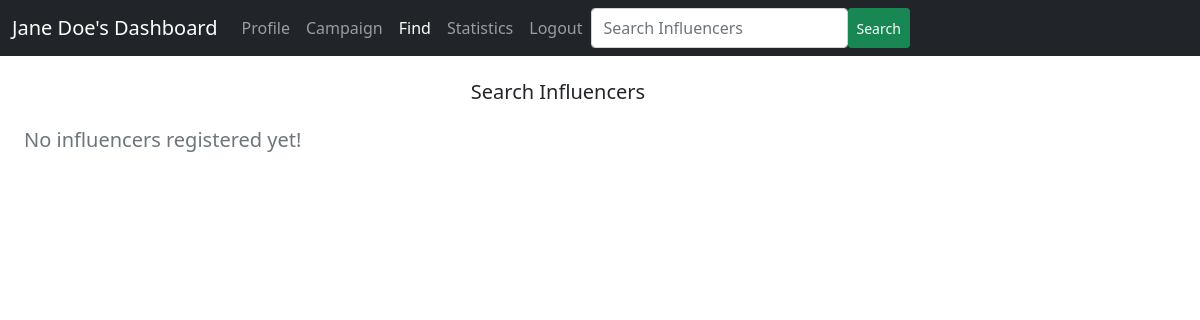
/sponsor_find/1, run on an earlier commit of the app's database.
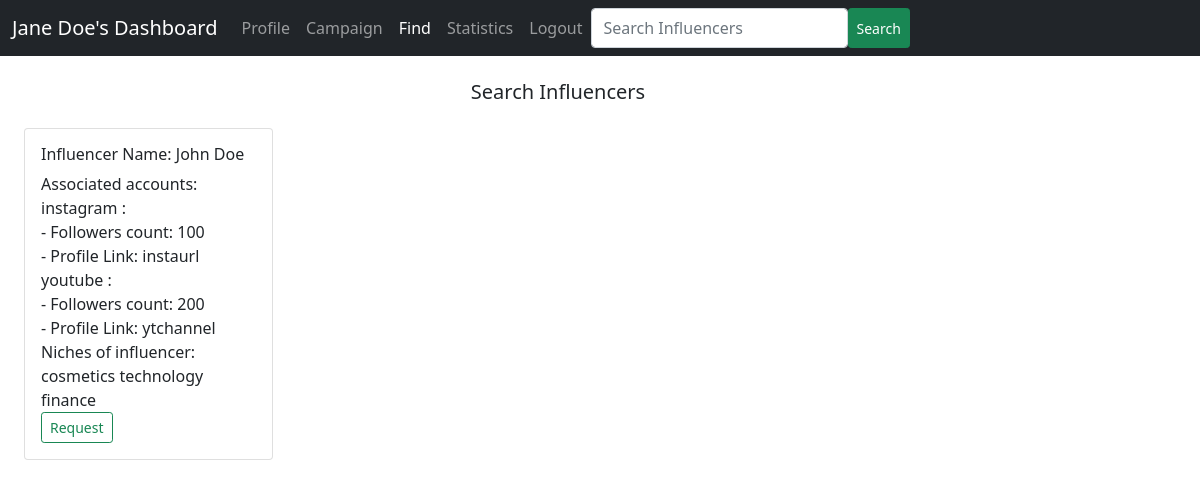
And on a later commit of the database.
### backend/models.py (models this page shows)
class Sponsor(db.Model):
    __tablename__ = 'sponsor'
    id = db.Column(db.Integer, primary_key=True)
    first_name = db.Column(db.String, nullable=False)
    last_name = db.Column(db.String)
    username = db.Column(db.String, unique=True, nullable=False)
    password = db.Column(db.String, nullable=False)
    industry = db.Column(db.String, nullable=False)
    budget = db.Column(db.Float, nullable=False)
    email = db.Column(db.String, unique=True, nullable=False)
    type = db.Column(db.Enum('company', 'individual'), nullable=False)
    flagged = db.Column(db.Boolean, default=False)
    campaign = db.relationship('Campaign', backref='sponsor')

class Influencer(db.Model):
    __tablename__ = 'influencer'
    id = db.Column(db.Integer, primary_key=True)
    first_name = db.Column(db.String, nullable=False)
    last_name = db.Column(db.String)
    age = db.Column(db.Integer, nullable=False)
    username = db.Column(db.String, unique=True, nullable=False)
    password = db.Column(db.String, nullable=False)
    email = db.Column(db.String, unique=True, nullable=False)
    earning = db.Column(db.Integer, default=0)
    profile_pic = db.Column(db.String)
    flagged = db.Column(db.Boolean, default=False)
    reach = db.relationship('Reach', backref='influencer')
    ad_request = db.relationship('Ad_Request', backref='influencer')
    influencer_niche = db.relationship('Influencer_Niche', backref='influencer')

class Reach(db.Model):
    __tablename__ = 'reach'
    id = db.Column(db.Integer, primary_key=True)
    influencer_id = db.Column(db.Integer, db.ForeignKey('influencer.id'), nullable=False)
    platform = db.Column(db.Enum('instagram', 'twitter', 'youtube', 'linkedin'), nullable=False)
    followers = db.Column(db.Integer, nullable=False)
    profile_link = db.Column(db.String, nullable=False)

class Niche(db.Model):
    __tablename__ = 'niche'
    id = db.Column(db.Integer, primary_key=True)
    name = db.Column(db.String, nullable=False)
    influencer_niche = db.relationship('Influencer_Niche', backref='niche')
    ad_request = db.relationship('Ad_Request', backref='niche')

### backend/controllers.py (the view)
@app.route('/sponsor_find/<int:sponsor_id>', methods=['GET', 'POST'])
def sponsor_find(sponsor_id):
    sponsor = Sponsor.query.filter_by(id=sponsor_id).first()
    return render_template('sponsor_find.html', first_name=sponsor.first_name, last_name=sponsor.last_name, sponsor_id=sponsor_id, all_influencers=fetch_influencer_details_for_sponsor())

### templates/sponsor_find.html (shortened to what this page needs)
<!DOCTYPE html>
<html lang="en">
<head>
    <link href="https://cdn.jsdelivr.net/npm/bootstrap@5.0.2/dist/css/bootstrap.min.css" rel="stylesheet">
</head>
<body>
    <div id="container">
        <div id="panel">
            <nav class="navbar navbar-expand-lg navbar-dark bg-dark">
                <div class="container-fluid">
                    <label class="navbar-brand">{{ first_name }} {{ last_name }}'s Dashboard</label>
                    <div class="collapse navbar-collapse" id="navbarNavAltMarkup">
                        <div class="navbar-nav">
                            <a class="nav-link" href="/sponsor_dashboard/{{ sponsor_id }}">Profile</a>
                            <a class="nav-link" href="/sponsor_all_campaigns/{{ sponsor_id }}">Campaign</a>
                            <a class="nav-link active" href="/sponsor_find/{{ sponsor_id }}">Find</a>
                            <a class="nav-link" href="#">Statistics</a>
                            <a class="nav-link" href="#">Logout</a>
                            <input class="form-control" type="search" placeholder="Search Influencers" aria-label="Search">
                            <button type="submit" class="btn btn-success btn-sm">Search</button>
                        </div>
                    </div>
                </div>
            </nav>
        </div>
        <div class="container row">
            <h5 class="text-center my-4">Search Influencers</h5>
            {% if all_influencers %}
                {% for key, value in all_influencers.items() %}
                    <div class="col-sm-3">
                        <div class="card">
                            <div class="card-body">
                                <h6 class="card-title">Influencer Name: {{ value.fname }} {{ value.lname }}</h6>
                                <p class="card-text">
                                    Associated accounts: <br>
                                    {% for account, info in value.social_accounts.items() %}
                                        {{ account }} : <br>
                                        - Followers count: {{ info.followers }} <br>
                                        - Profile Link: {{ info.url }} <br>
                                    {% endfor %}
                                    Niches of influencer: <br>
                                    {% for niche in value.niches %}
                                        {{ niche }}
                                    {% endfor %} <br>
                                    <button type="submit" class="btn btn-outline-success btn-sm">Request</button>
                                </p>
                            </div>
                        </div>
                    </div>
                {% endfor %}
            {% else %}
                <h5 class="text-secondary">No influencers registered yet!</h5>
            {% endif %}
        </div>
    </div>
</body>
</html>

What changed in the data, as far as the page shows it:
now on this page (row unchanged): Influencer: fname "John", lname "Doe"
added Reach: platform "instagram", followers "100", url "instaurl"
added Reach: platform "youtube", followers "200", url "ytchannel"
added Niche: name "cosmetics"
added Niche: name "technology"
added Niche: name "finance"
Also different on the page:
new list line: "Influencer Name: Associated accounts: Niches of influencer: Request"
text no longer shown: "No influencers registered yet!"
